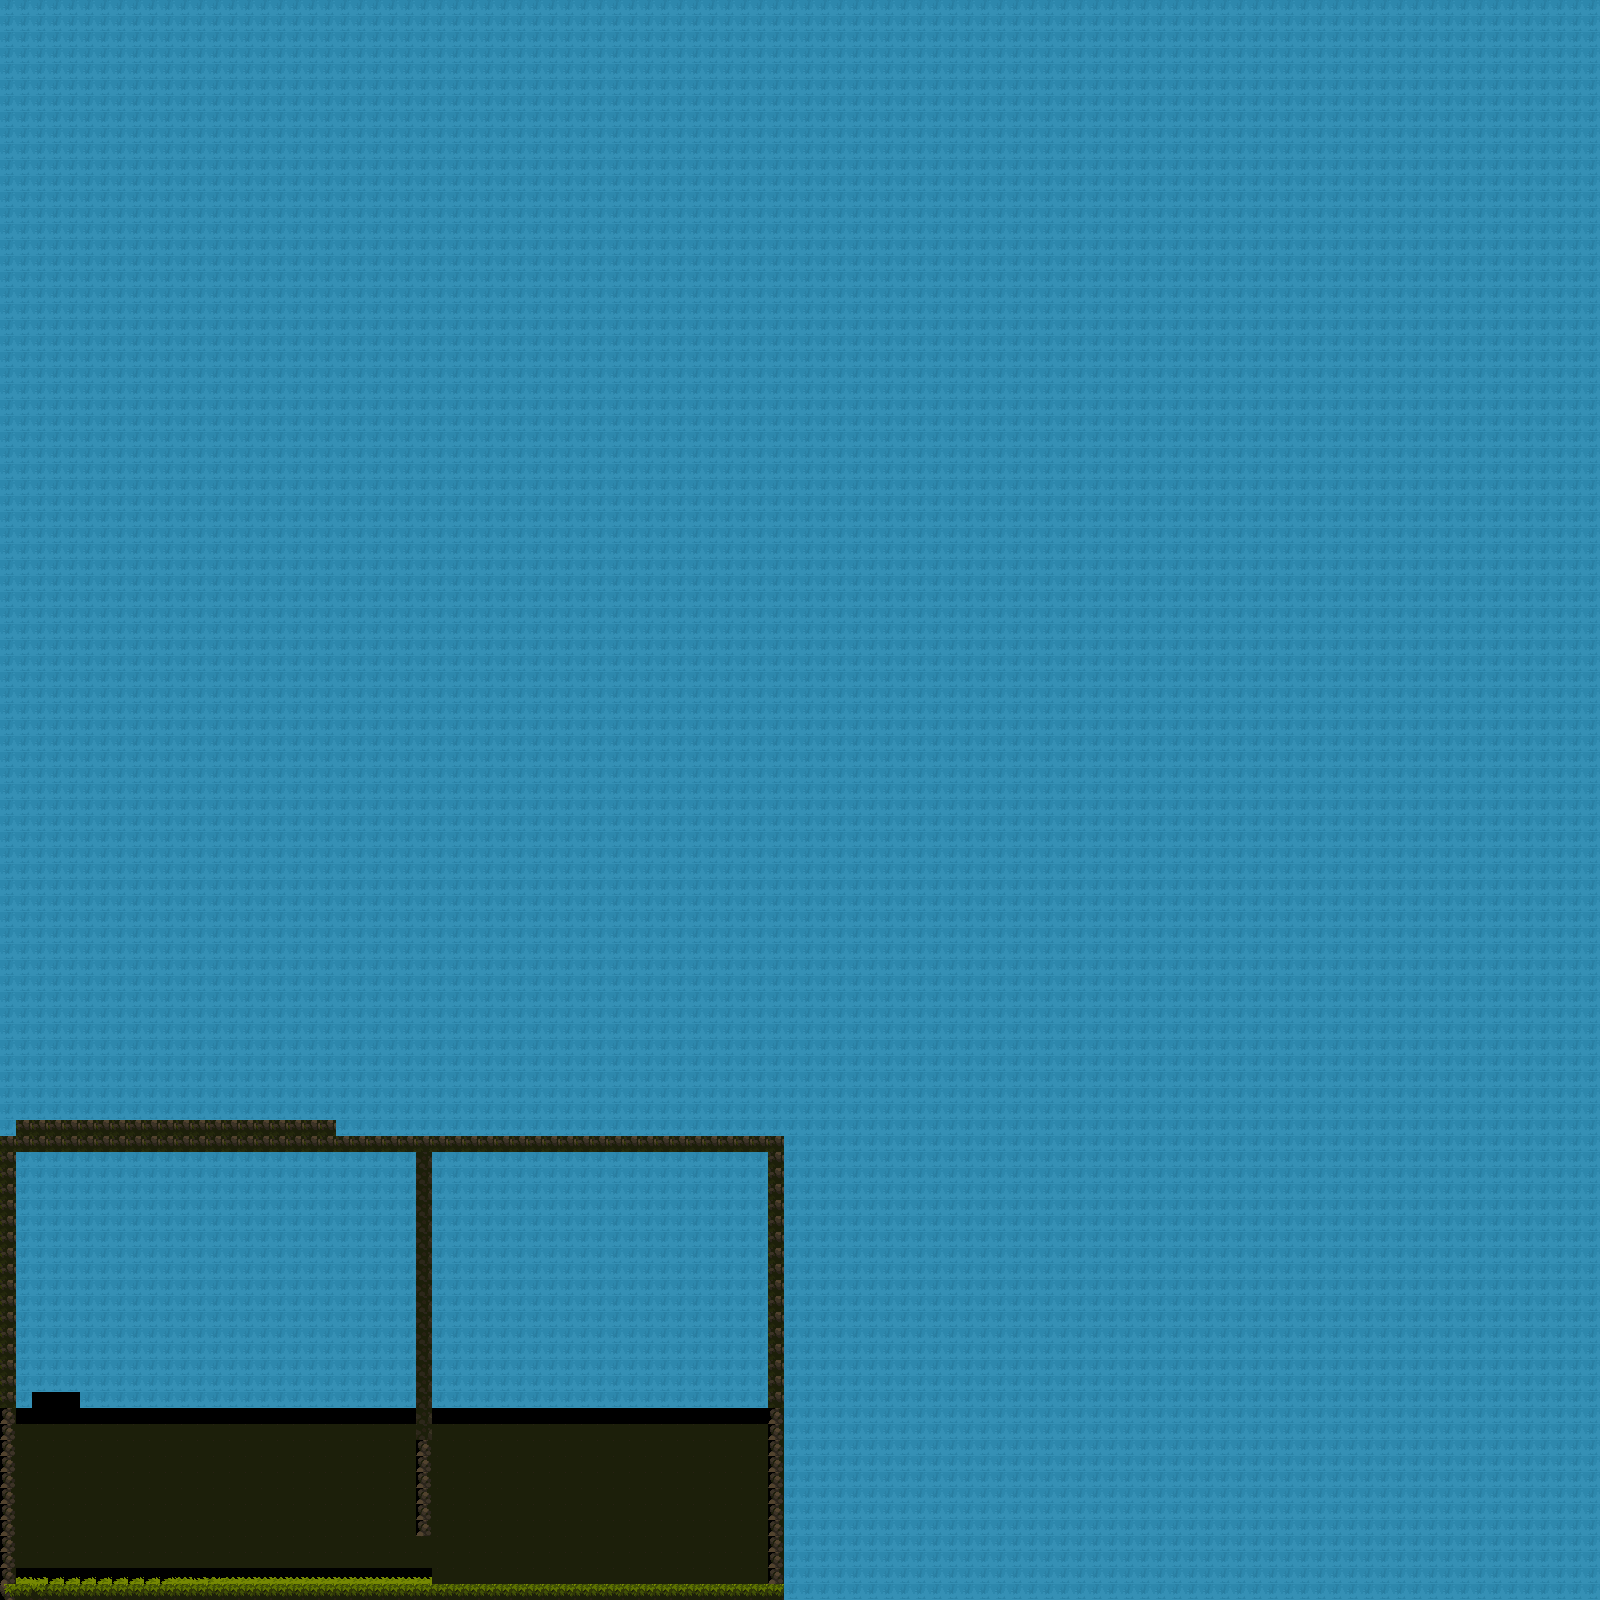

Tiled map render using the project's own tile images. Description and the map definition, with tile-layer contents summarised, below:
An orthogonal 100x100 tile map with 16x16 px tiles, 1 tile layer (Capa de patrones 1) and 8 objects.

<map version="1.10" tiledversion="1.10.2" orientation="orthogonal" renderorder="right-down" width="100" height="100" tilewidth="16" tileheight="16" infinite="0" nextlayerid="4" nextobjectid="19">
 <editorsettings>
  <export format="tmx" />
 </editorsettings>
 <tileset firstgid="1" source="Tiles.tsx" />
 <layer id="1" name="Capa de patrones 1" width="100" height="100">
  <data>[10000 cells, 9951 non-empty, 12 distinct tile ids]</data>
 </layer>
 <objectgroup id="3" name="suelo">
  <object id="9" x="-4" y="1584" width="782.667" height="14.6667" />
  <object id="10" x="-1" y="1408" width="14.5" height="175" />
  <object id="11" x="768.5" y="1407" width="16" height="175" />
  <object id="16" x="1" y="1131" width="19" height="282" />
  <object id="17" x="22" y="1125" width="757" height="25" />
  <object id="18" x="761" y="1133" width="29" height="277" />
 </objectgroup>
 <objectgroup id="2" name="Capa de Objetos 1">
  <object id="14" x="15" y="1148" width="404" height="434" />
  <object id="15" x="425" y="1149" width="349" height="430" />
 </objectgroup>
</map>
